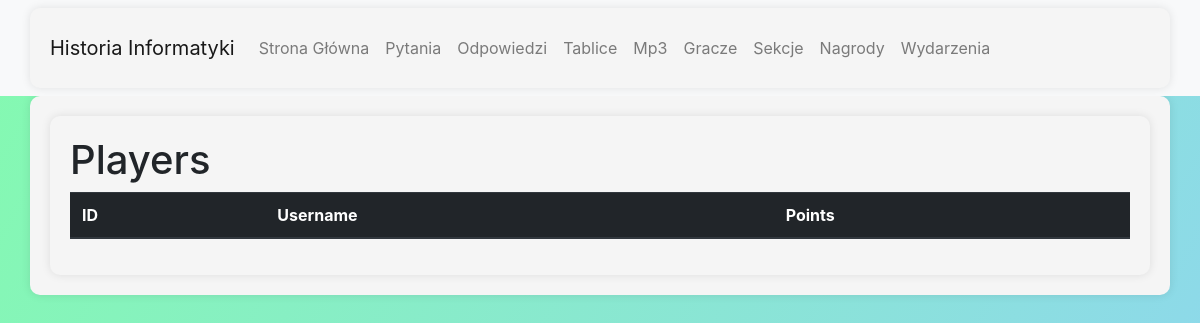
The app's page /list/players/, older data.
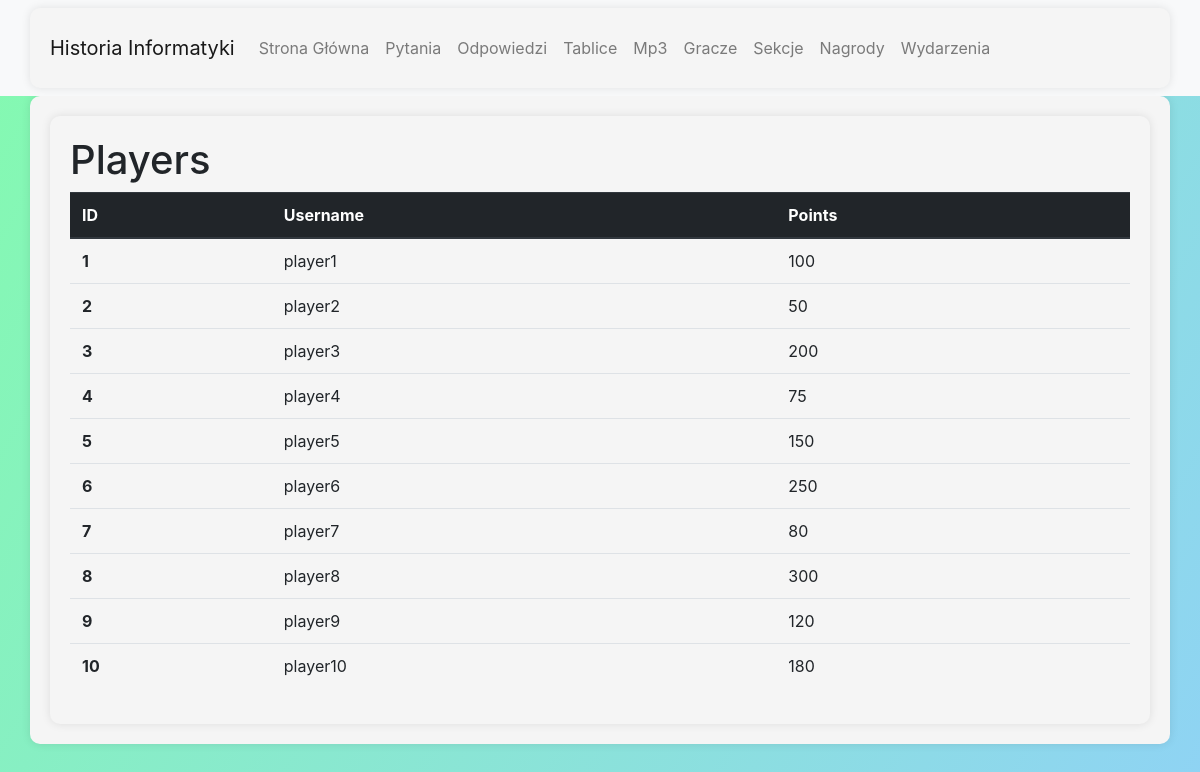
The same page, newer data.
### database/models.py (models this page shows, shortened)
class Player(models.Model):
    id = models.AutoField(primary_key=True)
    username = models.CharField(max_length=25, unique=True, default="")
    points = models.IntegerField(default=0)
    class Meta:
        verbose_name_plural = 'Players'

### database/views.py (the view)
# urls.py: path('list/players/', views.player_list, name='player_list'),
def player_list(request):
    players = Player.objects.all()
    return render(request, 'list/player_list.html', {'players': players})

### database/templates/list/player_list.html
{% extends "base.html" %}
{% load static %}
{% block page_content %}
<div class="container">
  <h1>Players</h1>
  <table class="table">
    <thead class="thead-dark">
      <tr>
        <th scope="col">ID</th>
        <th scope="col">Username</th>
        <th scope="col">Points</th>
      </tr>
    </thead>
    <tbody>
      {% for player in players %}
      <tr>
        <th scope="row">{{ player.id }}</th>
        <td>{{ player.username }}</td>
        <td>{{ player.points }}</td>
      </tr>
      {% endfor %}
    </tbody>
  </table>
</div>
{% endblock %}

### hist_inf/templates/base.html (shortened to what this page needs)
<link rel="stylesheet" href="https://stackpath.bootstrapcdn.com/bootstrap/4.1.3/css/bootstrap.min.css">
<link rel="stylesheet" href="{% static '/styles.css' %}">
<nav class="navbar navbar-expand-lg navbar-light bg-light">
    <div class="container">
        <a class="navbar-brand" href="{% url 'home' %}">Historia Informatyki</a>
        <div class="collapse navbar-collapse" id="navbarSupportedContent">
          <ul class="navbar-nav mr-auto">
            <li class="nav-item {% if request.path == '/' %}active{% endif %}">
              <a class="nav-link" href="{% url 'home' %}">Strona Główna</a>
            </li>
            <li class="nav-item {% if request.path == '/quiz/' %}active{% endif %}">
              <a class="nav-link" href="{% url 'question_list' %}">Pytania</a>
            </li>
            <li class="nav-item {% if request.path == '/quiz/' %}active{% endif %}">
              <a class="nav-link" href="{% url 'answer_list' %}">Odpowiedzi</a>
            </li>
            <li class="nav-item">
              <a class="nav-link {% if request.path == '/board/' %}active{% endif %}" href="{% url 'board_list' %}">Tablice</a>
            </li>
            <li class="nav-item {% if request.path == '/quiz/' %}active{% endif %}">
              <a class="nav-link" href="{% url 'mp3file_list' %}">Mp3</a>
            </li>
            <li class="nav-item {% if request.path == '/quiz/' %}active{% endif %}">
              <a class="nav-link" href="{% url 'player_list' %}">Gracze</a>
            </li>
            <li class="nav-item {% if request.path == '/quiz/' %}active{% endif %}">
              <a class="nav-link" href="{% url 'section_list' %}">Sekcje</a>
            </li>
            <li class="nav-item {% if request.path == '/quiz/' %}active{% endif %}">
              <a class="nav-link" href="{% url 'prize_list' %}">Nagrody</a>
            </li>
            <li class="nav-item {% if request.path == '/quiz/' %}active{% endif %}">
              <a class="nav-link" href="{% url 'event_list' %}">Wydarzenia</a>
            </li>
          </ul>
        </div>
    </div>
</nav>
<div class="container">
    {% block page_content %}{% endblock %}
</div>

### database/static/styles.css (style rules this page uses)
.container { background-color: #f5f5f5; padding: 20px; border-radius: 10px; box-shadow: 0px 0px 10px rgba(0,0,0,0.1); }

Row changes from the older to the newer data that the page shows:
added Player: id "1", username "player1", points "100"
added Player: id "2", username "player2", points "50"
added Player: id "3", username "player3", points "200"
added Player: id "4", username "player4", points "75"
added Player: id "5", username "player5", points "150"
added Player: id "6", username "player6", points "250"
added Player: id "7", username "player7", points "80"
added Player: id "8", username "player8", points "300"
added Player: id "9", username "player9", points "120"
added Player: id "10", username "player10", points "180"
